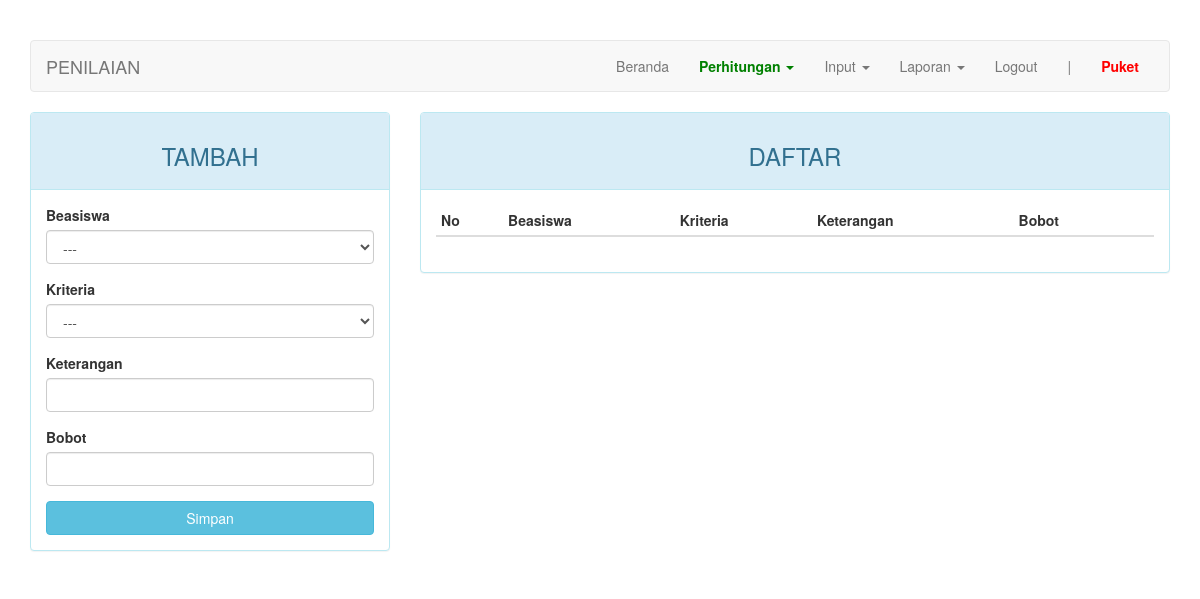
Before: /index.php?page=penilaian (signed in) with the older database file.
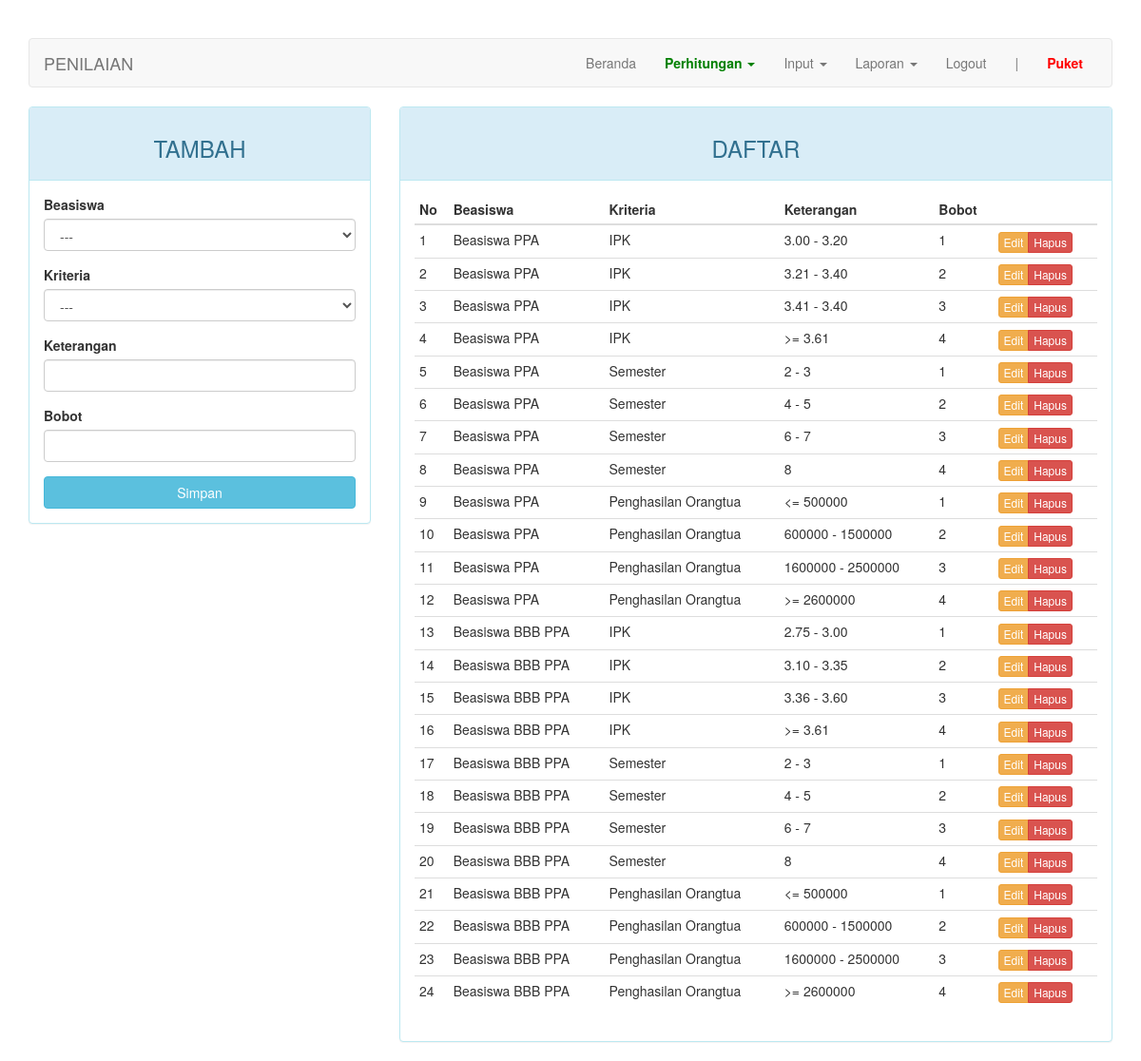
After: the same page with the newer database file.
### tables this page shows
CREATE TABLE `penilaian` (
  `kd_penilaian` int(11) NOT NULL,
  `kd_beasiswa` int(11) DEFAULT NULL,
  `kd_kriteria` int(11) NOT NULL,
  `keterangan` varchar(20) NOT NULL,
  `bobot` tinyint(1) DEFAULT NULL
);

CREATE TABLE `beasiswa` (
  `kd_beasiswa` int(11) NOT NULL,
  `nama` varchar(50) DEFAULT NULL
);

CREATE TABLE `kriteria` (
  `kd_kriteria` int(11) NOT NULL,
  `kd_beasiswa` int(11) NOT NULL,
  `nama` varchar(50) DEFAULT NULL,
  `sifat` enum('min','max') DEFAULT NULL
);

### page/penilaian.php (the view, shortened to what this page needs)
<?php
$update = (isset($_GET['action']) AND $_GET['action'] == 'update') ? true : false;
?>
<div class="row">
	<div class="col-md-4">
	    <div class="panel panel-<?= ($update) ? "warning" : "info" ?>">
	        <div class="panel-heading"><h3 class="text-center"><?= ($update) ? "EDIT" : "TAMBAH" ?></h3></div>
	        <div class="panel-body">
	            <form action="<?=$_SERVER['REQUEST_URI']?>" method="POST">
									<div class="form-group">
	                  <label for="kd_beasiswa">Beasiswa</label>
										<select class="form-control" name="kd_beasiswa">
											<option>---</option>
										</select>
									</div>
									<div class="form-group">
	                  <label for="kd_kriteria">Kriteria</label>
										<select class="form-control" name="kd_kriteria">
											<option>---</option>
										</select>
									</div>
	                <div class="form-group">
	                    <label for="keterangan">Keterangan</label>
	                    <input type="text" name="keterangan" class="form-control" <?= (!$update) ?: 'value="'.$row["keterangan"].'"' ?>>
	                </div>
	                <div class="form-group">
	                    <label for="bobot">Bobot</label>
	                    <input type="text" name="bobot" class="form-control" <?= (!$update) ?: 'value="'.$row["bobot"].'"' ?>>
	                </div>
	                <button type="submit" class="btn btn-<?= ($update) ? "warning" : "info" ?> btn-block">Simpan</button>
	            </form>
	        </div>
	    </div>
	</div>
	<div class="col-md-8">
	    <div class="panel panel-info">
	        <div class="panel-heading"><h3 class="text-center">DAFTAR</h3></div>
	        <div class="panel-body">
	            <table class="table table-condensed">
	                <thead>
	                    <tr>
	                        <th>No</th>
	                        <th>Beasiswa</th>
	                        <th>Kriteria</th>
	                        <th>Keterangan</th>
	                        <th>Bobot</th>
	                        <th></th>
	                    </tr>
	                </thead>
	                <tbody>
	                    <?php $no = 1; ?>
	                    <?php if ($query = $connection->query("SELECT a.kd_penilaian, c.nama AS nama_beasiswa, b.nama AS nama_kriteria, a.keterangan, a.bobot FROM penilaian a JOIN kriteria b ON a.kd_kriteria=b.kd_kriteria JOIN beasiswa c ON a.kd_beasiswa=c.kd_beasiswa")): ?>
	                        <?php while($row = $query->fetch_assoc()): ?>
	                        <tr>
	                            <td><?=$no++?></td>
	                            <td><?=$row['nama_beasiswa']?></td>
	                            <td><?=$row['nama_kriteria']?></td>
	                            <td><?=$row['keterangan']?></td>
	                            <td><?=$row['bobot']?></td>
	                            <td>
	                                <div class="btn-group">
	                                    <a href="?page=penilaian&action=update&key=<?=$row['kd_penilaian']?>" class="btn btn-warning btn-xs">Edit</a>
	                                    <a href="?page=penilaian&action=delete&key=<?=$row['kd_penilaian']?>" class="btn btn-danger btn-xs">Hapus</a>
	                                </div>
	                            </td>
	                        </tr>
	                        <?php endwhile ?>
	                    <?php endif ?>
	                </tbody>
	            </table>
	        </div>
	    </div>
	</div>
</div>

Changed rows visible on the page:
added penilaian: kd_beasiswa.nama "Beasiswa PPA", kd_kriteria.nama "IPK", keterangan "3.00 - 3.20", bobot "1"
added penilaian: kd_beasiswa.nama "Beasiswa PPA", kd_kriteria.nama "IPK", keterangan "3.21 - 3.40", bobot "2"
added penilaian: kd_beasiswa.nama "Beasiswa PPA", kd_kriteria.nama "IPK", keterangan "3.41 - 3.40", bobot "3"
added penilaian: kd_beasiswa.nama "Beasiswa PPA", kd_kriteria.nama "IPK", keterangan ">= 3.61", bobot "4"
added penilaian: kd_beasiswa.nama "Beasiswa PPA", kd_kriteria.nama "Semester", keterangan "2 - 3", bobot "1"
added penilaian: kd_beasiswa.nama "Beasiswa PPA", kd_kriteria.nama "Semester", keterangan "4 - 5", bobot "2"
added penilaian: kd_beasiswa.nama "Beasiswa PPA", kd_kriteria.nama "Semester", keterangan "6 - 7", bobot "3"
added penilaian: kd_beasiswa.nama "Beasiswa PPA", kd_kriteria.nama "Semester", keterangan "8", bobot "4"
added penilaian: kd_beasiswa.nama "Beasiswa PPA", kd_kriteria.nama "Penghasilan Orangtua", keterangan "<= 500000", bobot "1"
added penilaian: kd_beasiswa.nama "Beasiswa PPA", kd_kriteria.nama "Penghasilan Orangtua", keterangan "600000 - 1500000", bobot "2"
added penilaian: kd_beasiswa.nama "Beasiswa PPA", kd_kriteria.nama "Penghasilan Orangtua", keterangan "1600000 - 2500000", bobot "3"
added penilaian: kd_beasiswa.nama "Beasiswa PPA", kd_kriteria.nama "Penghasilan Orangtua", keterangan ">= 2600000", bobot "4"
added penilaian: kd_beasiswa.nama "Beasiswa BBB PPA", kd_kriteria.nama "IPK", keterangan "2.75 - 3.00", bobot "1"
added penilaian: kd_beasiswa.nama "Beasiswa BBB PPA", kd_kriteria.nama "IPK", keterangan "3.10 - 3.35", bobot "2"
added penilaian: kd_beasiswa.nama "Beasiswa BBB PPA", kd_kriteria.nama "IPK", keterangan "3.36 - 3.60", bobot "3"
added penilaian: kd_beasiswa.nama "Beasiswa BBB PPA", kd_kriteria.nama "IPK", keterangan ">= 3.61", bobot "4"
added penilaian: kd_beasiswa.nama "Beasiswa BBB PPA", kd_kriteria.nama "Semester", keterangan "2 - 3", bobot "1"
added penilaian: kd_beasiswa.nama "Beasiswa BBB PPA", kd_kriteria.nama "Semester", keterangan "4 - 5", bobot "2"
added penilaian: kd_beasiswa.nama "Beasiswa BBB PPA", kd_kriteria.nama "Semester", keterangan "6 - 7", bobot "3"
added penilaian: kd_beasiswa.nama "Beasiswa BBB PPA", kd_kriteria.nama "Semester", keterangan "8", bobot "4"
added penilaian: kd_beasiswa.nama "Beasiswa BBB PPA", kd_kriteria.nama "Penghasilan Orangtua", keterangan "<= 500000", bobot "1"
added penilaian: kd_beasiswa.nama "Beasiswa BBB PPA", kd_kriteria.nama "Penghasilan Orangtua", keterangan "600000 - 1500000", bobot "2"
added penilaian: kd_beasiswa.nama "Beasiswa BBB PPA", kd_kriteria.nama "Penghasilan Orangtua", keterangan "1600000 - 2500000", bobot "3"
added penilaian: kd_beasiswa.nama "Beasiswa BBB PPA", kd_kriteria.nama "Penghasilan Orangtua", keterangan ">= 2600000", bobot "4"
